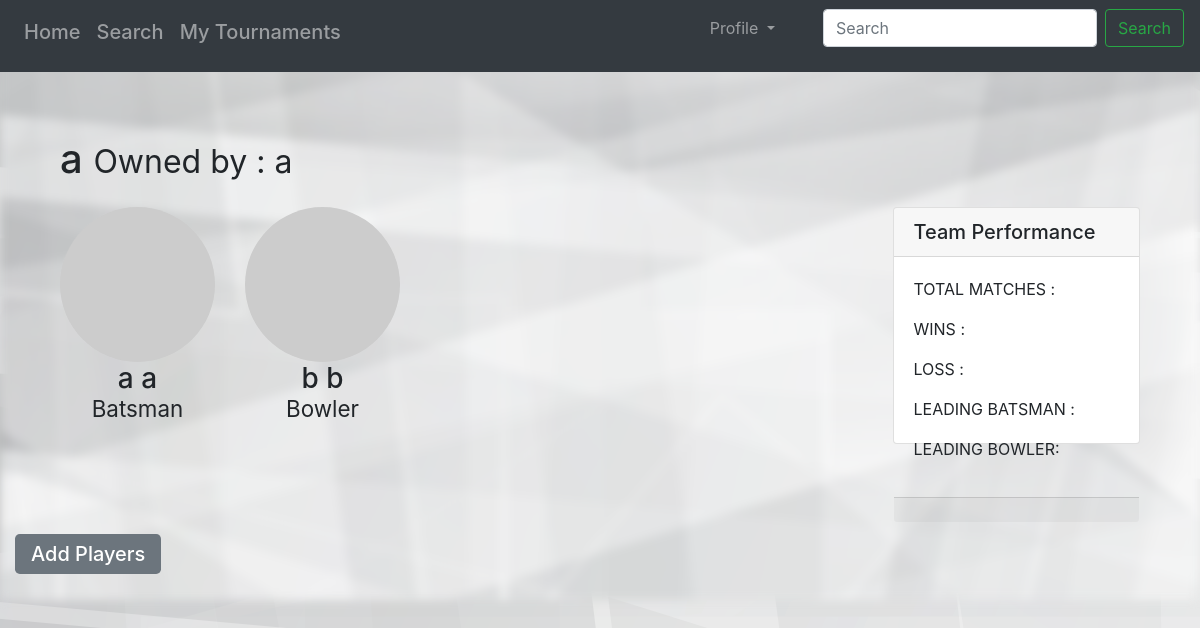
Screenshot of /tournament/team/1/ (signed in) with the database file from the repository.
### tournament/models.py (models this page shows, shortened)
class Team(models.Model):
    name = models.CharField(max_length=20, unique=True)
    owner = models.CharField(max_length=20)
    logo = models.ImageField()
    tournament = models.ForeignKey(Tournament, on_delete=models.CASCADE, null=True, blank=True)
    players = models.ManyToManyField(Player)

### player/models.py (models this page shows, shortened)
class Player(User):
    PLAYER_TYPE_CHOICES = [
        ('Batsman', 'Batsman'),
        ('Bowler', 'Bowler'),
        ('All_Rounder', 'All_Rounder')
    ]
    image = models.ImageField( upload_to='players' ,default='players/no.png')
    player_type = models.CharField(max_length=11, choices=PLAYER_TYPE_CHOICES)
    phone_no = models.CharField(max_length=10, null=True, blank=True)
    nationality = models.CharField(max_length=20, null=True, blank=True)
    state = models.CharField(max_length=20, null=True, blank=True)
    district = models.CharField(max_length=20, null=True, blank=True)
    dob = models.DateField(null=True, blank=True)
    active = models.BooleanField(default=False)

### tournament/views.py (the view)
# urls.py: path('team/<int:team_id>/', views.team_players, name='team_players'),
def team_players(request, team_id):
    try:
        o = Organizer.objects.get(pk=request.user.id)
        current_team = Team.objects.get(pk=team_id)
        current_players = current_team.players.all()
        available_players = Player.objects.filter(active=False)
        context = {'current_players': current_players, 'team': current_team, 'available_players': available_players, 'O': o}
        return render(request, 'tournament/team_templates/team_players.html', context)
    except Exception:
        return redirect('login')

### tournament/templates/tournament/team_templates/team_players.html (shortened to what this page needs)
{% extends 'organizer/base.html' %}
{% block body %}
    <div class="backgroundImageCVR">
    <div class="background-image"></div>
    <div class="content">
    {% load staticfiles %}
    <link  rel="stylesheet" type="text/css" href="{% static 'organizer/base.css' %}">
<br>
    <br>
<div class="container">
 <div class="container">
      <h1 class="my-4">{{ team.name }}
        <small class="center"> Owned by :  {{ team.owner }}</small>
      </h1>
      <div class="row">
        <div class="col-md-8">
           <div class="row">
           {% for player in current_players %}
           {% if player %}
            <div class="col-lg-3  text-center mb-4">
              <img class="rounded-circle img-fluid d-block mx-auto" src="http://placehold.it/200x200" alt="">
              <h3>{{ player.get_full_name }}<br>
                <small>{{ player.player_type }}</small>
              </h3>
               </div>
               {% endif %}
          {% endfor %}
      </div>
         </div>
       <div class="col-md-1"></div>
       <div class="col-md-3">
                <div class="card h-75">
                  <h5 class="card-header">Team Performance</h5>
                    <div class="card-body">
                         <p> TOTAL MATCHES : </p>
                         <p>  WINS :</p>
                         <p> LOSS : </p>
                         <p> LEADING BATSMAN :</p>
                        <p> LEADING BOWLER:</p>
                    </div>
                    <div class="card-footer">
                    </div>
                </div>
          </div>
        </div>
      </div>
    </div>
    <p><h2><a href="{% url 'tournament:add_players' team.id %}" class="btn-lg btn-secondary">Add Players</a></h2></p>
     </div>
    </div>
{% endblock %}

### organizer/static/organizer/base.css (style rules this page uses)
body { background-image: url('images/2.png') }
.backgroundImageCVR { position:relative; padding:15px; }
.background-image { position:absolute; left:0; right:0; top:0; bottom:0; background-image: url("images/2.png"); background-size:cover; z-index:1; -webkit-filter: blur(5px); -moz-filter: blur(5px); -o-filter: blur(5px); -ms-filter: blur(5px); filter: blur(5px); }
.content { position:relative; z-index:2; }

### rows the page displays
Team: name "a", owner "a"
Player: get_full_name "a a", player_type "Batsman"
Player: get_full_name "b b", player_type "Bowler"
